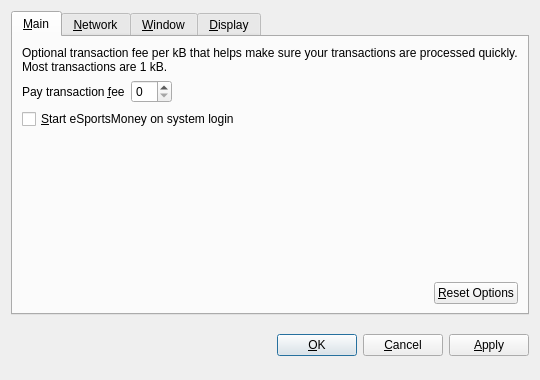
<?xml version="1.0" encoding="UTF-8"?>
<ui version="4.0">
 <class>OptionsDialog</class>
 <widget class="QDialog" name="OptionsDialog">
  <property name="geometry">
   <rect>
    <x>0</x>
    <y>0</y>
    <width>540</width>
    <height>380</height>
   </rect>
  </property>
  <property name="windowTitle">
   <string>Options</string>
  </property>
  <property name="modal">
   <bool>true</bool>
  </property>
  <layout class="QVBoxLayout" name="verticalLayout">
   <item>
    <widget class="QTabWidget" name="tabWidget">
     <property name="tabPosition">
      <enum>QTabWidget::North</enum>
     </property>
     <property name="currentIndex">
      <number>0</number>
     </property>
     <widget class="QWidget" name="tabMain">
      <attribute name="title">
       <string>&amp;Main</string>
      </attribute>
      <layout class="QVBoxLayout" name="verticalLayout_Main">
       <item>
        <widget class="QLabel" name="transactionFeeInfoLabel">
         <property name="text">
          <string>Optional transaction fee per kB that helps make sure your transactions are processed quickly. Most transactions are 1 kB.</string>
         </property>
         <property name="textFormat">
          <enum>Qt::PlainText</enum>
         </property>
         <property name="wordWrap">
          <bool>true</bool>
         </property>
        </widget>
       </item>
       <item>
        <layout class="QHBoxLayout" name="horizontalLayout_1_Main">
         <item>
          <widget class="QLabel" name="transactionFeeLabel">
           <property name="text">
            <string>Pay transaction &amp;fee</string>
           </property>
           <property name="textFormat">
            <enum>Qt::PlainText</enum>
           </property>
           <property name="buddy">
            <cstring>transactionFee</cstring>
           </property>
          </widget>
         </item>
         <item>
          <widget class="BitcoinAmountField" name="transactionFee"/>
         </item>
         <item>
          <spacer name="horizontalSpacer_1_Main">
           <property name="orientation">
            <enum>Qt::Horizontal</enum>
           </property>
           <property name="sizeHint" stdset="0">
            <size>
             <width>40</width>
             <height>20</height>
            </size>
           </property>
          </spacer>
         </item>
        </layout>
       </item>
       <item>
        <widget class="QCheckBox" name="bitcoinAtStartup">
         <property name="toolTip">
          <string>Automatically start eSportsMoney after logging in to the system.</string>
         </property>
         <property name="text">
          <string>&amp;Start eSportsMoney on system login</string>
         </property>
        </widget>
       </item>
       <item>
        <spacer name="verticalSpacer_Main">
         <property name="orientation">
          <enum>Qt::Vertical</enum>
         </property>
         <property name="sizeHint" stdset="0">
          <size>
           <width>20</width>
           <height>40</height>
          </size>
         </property>
        </spacer>
       </item>
       <item>
        <layout class="QHBoxLayout" name="horizontalLayout_2_Main">
         <item>
          <spacer name="horizontalSpacer_2_Main">
           <property name="orientation">
            <enum>Qt::Horizontal</enum>
           </property>
           <property name="sizeHint" stdset="0">
            <size>
             <width>40</width>
             <height>20</height>
            </size>
           </property>
          </spacer>
         </item>
         <item>
          <widget class="QPushButton" name="resetButton">
           <property name="toolTip">
            <string>Reset all client options to default.</string>
           </property>
           <property name="text">
            <string>&amp;Reset Options</string>
           </property>
           <property name="autoDefault">
            <bool>false</bool>
           </property>
          </widget>
         </item>
        </layout>
       </item>
      </layout>
     </widget>
     <widget class="QWidget" name="tabNetwork">
      <attribute name="title">
       <string>&amp;Network</string>
      </attribute>
      <layout class="QVBoxLayout" name="verticalLayout_Network">
       <item>
        <widget class="QCheckBox" name="mapPortUpnp">
         <property name="toolTip">
          <string>Automatically open the eSportsMoney client port on the router. This only works when your router supports UPnP and it is enabled.</string>
         </property>
         <property name="text">
          <string>Map port using &amp;UPnP</string>
         </property>
        </widget>
       </item>
       <item>
        <widget class="QCheckBox" name="connectSocks">
         <property name="toolTip">
          <string>Connect to the eSportsMoney network through a SOCKS proxy (e.g. when connecting through Tor).</string>
         </property>
         <property name="text">
          <string>&amp;Connect through SOCKS proxy:</string>
         </property>
        </widget>
       </item>
       <item>
        <layout class="QHBoxLayout" name="horizontalLayout_Network">
         <item>
          <widget class="QLabel" name="proxyIpLabel">
           <property name="text">
            <string>Proxy &amp;IP:</string>
           </property>
           <property name="textFormat">
            <enum>Qt::PlainText</enum>
           </property>
           <property name="buddy">
            <cstring>proxyIp</cstring>
           </property>
          </widget>
         </item>
         <item>
          <widget class="QValidatedLineEdit" name="proxyIp">
           <property name="maximumSize">
            <size>
             <width>140</width>
             <height>16777215</height>
            </size>
           </property>
           <property name="toolTip">
            <string>IP address of the proxy (e.g. 127.0.0.1)</string>
           </property>
          </widget>
         </item>
         <item>
          <widget class="QLabel" name="proxyPortLabel">
           <property name="text">
            <string>&amp;Port:</string>
           </property>
           <property name="textFormat">
            <enum>Qt::PlainText</enum>
           </property>
           <property name="buddy">
            <cstring>proxyPort</cstring>
           </property>
          </widget>
         </item>
         <item>
          <widget class="QLineEdit" name="proxyPort">
           <property name="maximumSize">
            <size>
             <width>55</width>
             <height>16777215</height>
            </size>
           </property>
           <property name="toolTip">
            <string>Port of the proxy (e.g. 9050)</string>
           </property>
          </widget>
         </item>
         <item>
          <widget class="QLabel" name="socksVersionLabel">
           <property name="text">
            <string>SOCKS &amp;Version:</string>
           </property>
           <property name="textFormat">
            <enum>Qt::PlainText</enum>
           </property>
           <property name="buddy">
            <cstring>socksVersion</cstring>
           </property>
          </widget>
         </item>
         <item>
          <widget class="QValueComboBox" name="socksVersion">
           <property name="toolTip">
            <string>SOCKS version of the proxy (e.g. 5)</string>
           </property>
          </widget>
         </item>
         <item>
          <spacer name="horizontalSpacer_Network">
           <property name="orientation">
            <enum>Qt::Horizontal</enum>
           </property>
           <property name="sizeHint" stdset="0">
            <size>
             <width>40</width>
             <height>20</height>
            </size>
           </property>
          </spacer>
         </item>
        </layout>
       </item>
       <item>
        <spacer name="verticalSpacer_Network">
         <property name="orientation">
          <enum>Qt::Vertical</enum>
         </property>
         <property name="sizeHint" stdset="0">
          <size>
           <width>20</width>
           <height>40</height>
          </size>
         </property>
        </spacer>
       </item>
      </layout>
     </widget>
     <widget class="QWidget" name="tabWindow">
      <attribute name="title">
       <string>&amp;Window</string>
      </attribute>
      <layout class="QVBoxLayout" name="verticalLayout_Window">
       <item>
        <widget class="QCheckBox" name="minimizeToTray">
         <property name="toolTip">
          <string>Show only a tray icon after minimizing the window.</string>
         </property>
         <property name="text">
          <string>&amp;Minimize to the tray instead of the taskbar</string>
         </property>
        </widget>
       </item>
       <item>
        <widget class="QCheckBox" name="minimizeOnClose">
         <property name="toolTip">
          <string>Minimize instead of exit the application when the window is closed. When this option is enabled, the application will be closed only after selecting Quit in the menu.</string>
         </property>
         <property name="text">
          <string>M&amp;inimize on close</string>
         </property>
        </widget>
       </item>
       <item>
        <spacer name="verticalSpacer_Window">
         <property name="orientation">
          <enum>Qt::Vertical</enum>
         </property>
         <property name="sizeHint" stdset="0">
          <size>
           <width>20</width>
           <height>40</height>
          </size>
         </property>
        </spacer>
       </item>
      </layout>
     </widget>
     <widget class="QWidget" name="tabDisplay">
      <attribute name="title">
       <string>&amp;Display</string>
      </attribute>
      <layout class="QVBoxLayout" name="verticalLayout_Display">
       <item>
        <layout class="QHBoxLayout" name="horizontalLayout_1_Display">
         <item>
          <widget class="QLabel" name="langLabel">
           <property name="text">
            <string>User Interface &amp;language:</string>
           </property>
           <property name="textFormat">
            <enum>Qt::PlainText</enum>
           </property>
           <property name="buddy">
            <cstring>lang</cstring>
           </property>
          </widget>
         </item>
         <item>
          <widget class="QValueComboBox" name="lang">
           <property name="toolTip">
            <string>The user interface language can be set here. This setting will take effect after restarting eSportsMoney.</string>
           </property>
          </widget>
         </item>
        </layout>
       </item>
       <item>
        <layout class="QHBoxLayout" name="horizontalLayout_2_Display">
         <item>
          <widget class="QLabel" name="unitLabel">
           <property name="text">
            <string>&amp;Unit to show amounts in:</string>
           </property>
           <property name="textFormat">
            <enum>Qt::PlainText</enum>
           </property>
           <property name="buddy">
            <cstring>unit</cstring>
           </property>
          </widget>
         </item>
         <item>
          <widget class="QValueComboBox" name="unit">
           <property name="toolTip">
            <string>Choose the default subdivision unit to show in the interface and when sending coins.</string>
           </property>
          </widget>
         </item>
        </layout>
       </item>
       <item>
        <widget class="QCheckBox" name="displayAddresses">
         <property name="toolTip">
          <string>Whether to show eSportsMoney addresses in the transaction list or not.</string>
         </property>
         <property name="text">
          <string>&amp;Display addresses in transaction list</string>
         </property>
        </widget>
       </item>
       <item>
        <widget class="QCheckBox" name="coinControlFeatures">
         <property name="toolTip">
          <string>Whether to show coin control features or not.</string>
         </property>
         <property name="text">
          <string>Display coin &amp;control features (experts only!)</string>
         </property>
        </widget>
       </item>
       <item>
        <spacer name="verticalSpacer_Display">
         <property name="orientation">
          <enum>Qt::Vertical</enum>
         </property>
         <property name="sizeHint" stdset="0">
          <size>
           <width>20</width>
           <height>40</height>
          </size>
         </property>
        </spacer>
       </item>
      </layout>
     </widget>
    </widget>
   </item>
   <item>
    <layout class="QHBoxLayout" name="horizontalLayout_Buttons">
     <item>
      <spacer name="horizontalSpacer_1">
       <property name="orientation">
        <enum>Qt::Horizontal</enum>
       </property>
       <property name="sizeHint" stdset="0">
        <size>
         <width>40</width>
         <height>48</height>
        </size>
       </property>
      </spacer>
     </item>
     <item>
      <widget class="QLabel" name="statusLabel">
       <property name="font">
        <font>
         <weight>75</weight>
         <bold>true</bold>
        </font>
       </property>
       <property name="text">
        <string/>
       </property>
       <property name="textFormat">
        <enum>Qt::PlainText</enum>
       </property>
       <property name="wordWrap">
        <bool>true</bool>
       </property>
      </widget>
     </item>
     <item>
      <spacer name="horizontalSpacer_2">
       <property name="orientation">
        <enum>Qt::Horizontal</enum>
       </property>
       <property name="sizeHint" stdset="0">
        <size>
         <width>40</width>
         <height>48</height>
        </size>
       </property>
      </spacer>
     </item>
     <item>
      <widget class="QPushButton" name="okButton">
       <property name="text">
        <string>&amp;OK</string>
       </property>
      </widget>
     </item>
     <item>
      <widget class="QPushButton" name="cancelButton">
       <property name="text">
        <string>&amp;Cancel</string>
       </property>
       <property name="autoDefault">
        <bool>false</bool>
       </property>
      </widget>
     </item>
     <item>
      <widget class="QPushButton" name="applyButton">
       <property name="text">
        <string>&amp;Apply</string>
       </property>
       <property name="autoDefault">
        <bool>false</bool>
       </property>
      </widget>
     </item>
    </layout>
   </item>
  </layout>
 </widget>
 <customwidgets>
  <customwidget>
   <class>BitcoinAmountField</class>
   <extends>QSpinBox</extends>
   <header>bitcoinamountfield.h</header>
  </customwidget>
  <customwidget>
   <class>QValueComboBox</class>
   <extends>QComboBox</extends>
   <header>qvaluecombobox.h</header>
  </customwidget>
  <customwidget>
   <class>QValidatedLineEdit</class>
   <extends>QLineEdit</extends>
   <header>qvalidatedlineedit.h</header>
  </customwidget>
 </customwidgets>
 <resources/>
 <connections/>
</ui>
